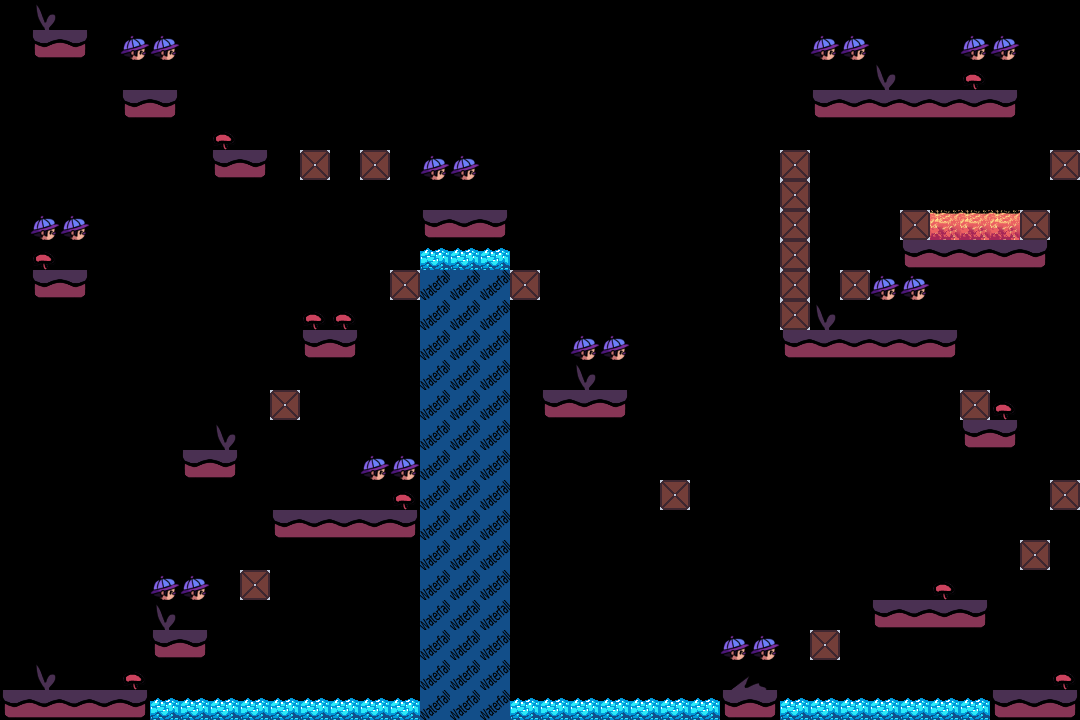

This is a level from a 2D game, rendered from its Tiled map with the project's own tilesets. A one-line summary and the map file follow, with tile-layer data summarised:
An orthogonal 36x24 tile map with 30x30 px tiles, 4 tile layers (Sol, Liquides, Autre, peluche) and 35 objects (34x collision).

<map version="1.8" tiledversion="1.8.4" orientation="orthogonal" renderorder="right-down" width="36" height="24" tilewidth="30" tileheight="30" infinite="0" nextlayerid="9" nextobjectid="77">
 <tileset firstgid="1" source="../Tiled/asset.tsx" />
 <layer id="5" name="Sol" width="36" height="24">
  <data>[864 cells, 80 non-empty, 4 distinct tile ids]</data>
 </layer>
 <layer id="4" name="Liquides" width="36" height="24">
  <data>[864 cells, 74 non-empty, 3 distinct tile ids]</data>
 </layer>
 <layer id="6" name="Autre" width="36" height="24">
  <data>[864 cells, 52 non-empty, 5 distinct tile ids]</data>
 </layer>
 <layer id="7" name="peluche" width="36" height="24">
  <data>[864 cells, 20 non-empty, 1 distinct tile ids]</data>
 </layer>
 <objectgroup id="8" name="collision" visible="0">
  <object id="34" type="collision" x="0.181818" y="690.182" width="149.818" height="29.8182" />
  <object id="35" type="collision" x="270.125" y="389.875" width="29.875" height="4.75" />
  <object id="36" type="collision" x="150" y="629.875" width="60.125" height="30" />
  <object id="37" type="collision" x="240" y="569.875" width="30.125" height="30" />
  <object id="38" type="collision" x="269.818" y="510" width="150" height="30.1818" />
  <object id="39" type="collision" x="180" y="449.818" width="60.1818" height="30.1818" />
  <object id="41" type="collision" x="299.818" y="329.818" width="60.1818" height="30.1818" />
  <object id="48" type="collision" x="390" y="270" width="30" height="30" />
  <object id="49" type="collision" x="420" y="209.818" width="60.3636" height="30.1818" />
  <object id="50" type="collision" x="360" y="150" width="30.1818" height="29.8182" />
  <object id="51" type="collision" x="300.182" y="149.818" width="30" height="30.1818" />
  <object id="52" type="collision" x="210.182" y="150" width="60" height="30" />
  <object id="53" type="collision" x="120.182" y="89.8182" width="60" height="30" />
  <object id="54" type="collision" x="30.1818" y="29.8182" width="60.1818" height="30" />
  <object id="55" type="collision" x="29.6667" y="270" width="60.6667" height="30" />
  <object id="56" type="collision" x="510.182" y="269.818" width="29.6364" height="30" />
  <object id="57" type="collision" x="540" y="389.636" width="90.1818" height="30.3636" />
  <object id="58" type="collision" x="659.818" y="479.636" width="30.1818" height="30.1818" />
  <object id="59" x="1020" y="539.636" width="30" height="30.1818" />
  <object id="60" type="collision" x="870" y="599.636" width="120.182" height="30" />
  <object id="61" type="collision" x="810.182" y="629.818" width="30" height="29.8182" />
  <object id="62" type="collision" x="719.818" y="689.818" width="60.3636" height="30" />
  <object id="63" type="collision" x="990" y="689.818" width="90.1818" height="30" />
  <object id="64" type="collision" x="1049.82" y="479.636" width="30.1818" height="30.1818" />
  <object id="65" type="collision" x="840" y="269.636" width="29.8182" height="30" />
  <object id="66" type="collision" x="810.333" y="90" width="209.667" height="11" />
  <object id="67" type="collision" x="1050.33" y="149" width="29.6667" height="31" />
  <object id="68" type="collision" x="900.333" y="209.333" width="30.3333" height="60.3333" />
  <object id="69" type="collision" x="931" y="239.667" width="119.333" height="30.6667" />
  <object id="70" type="collision" x="1020.33" y="209" width="30" height="30" />
  <object id="71" type="collision" x="780" y="149.5" width="31" height="209.5" />
  <object id="72" type="collision" x="811.5" y="329.5" width="148" height="29.5" />
  <object id="74" type="collision" x="960.5" y="389" width="29" height="60.5" />
  <object id="75" type="collision" x="989" y="419.5" width="30" height="30" />
  <object id="76" type="collision" x="480.333" y="210" width="29.6667" height="29.6667" />
 </objectgroup>
</map>
